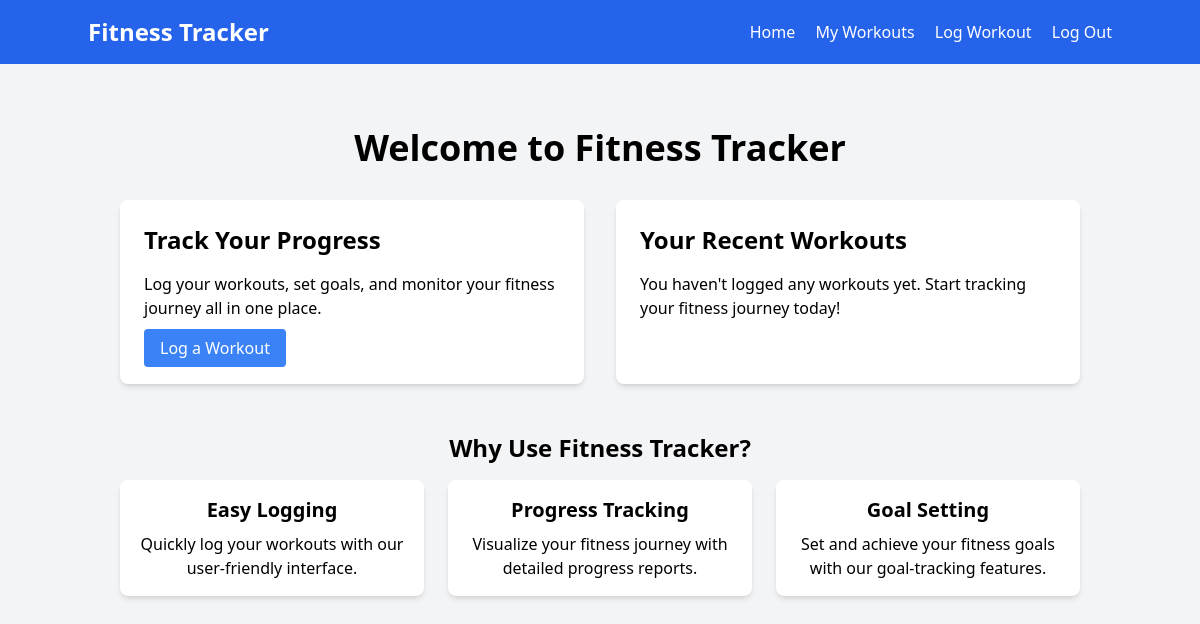
The app's page / (signed in), older data.
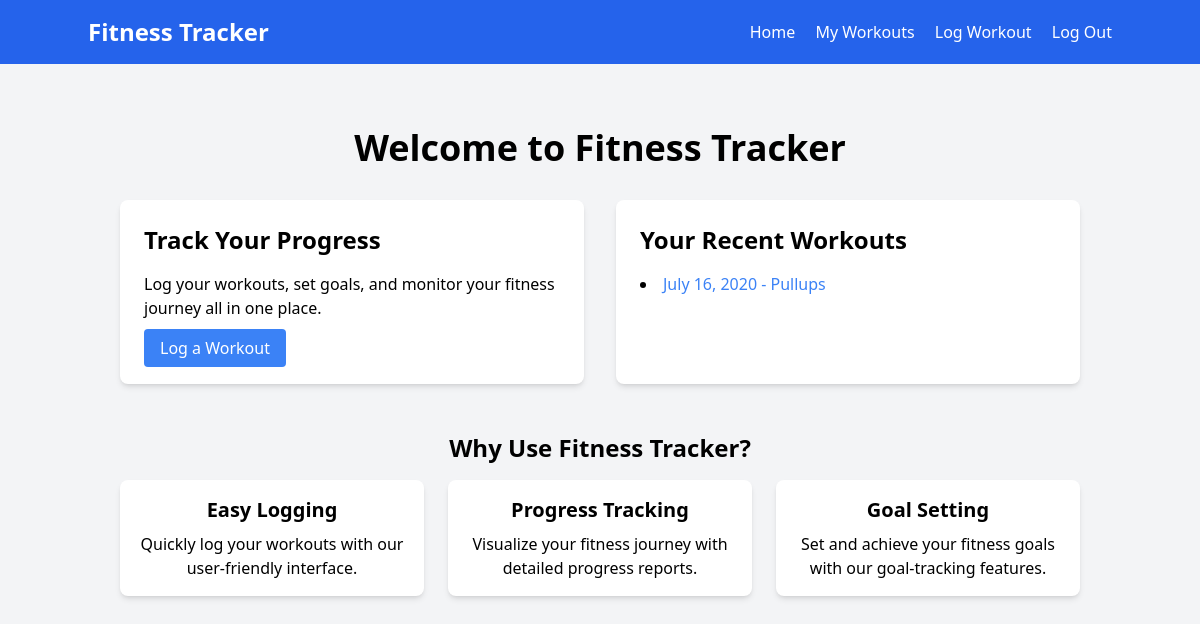
The same page, newer data.
### workouts/models.py (models this page shows, shortened)
class Workout(models.Model):
    user = models.ForeignKey(User, on_delete=models.CASCADE)
    date = models.DateField()
    notes = models.TextField(blank=True)

### workouts/views.py (the view)
# urls.py: 2. Add a URL to urlpatterns:  path('', views.home, name='home')
def home(request):
    if request.user.is_authenticated:
        recent_workouts = Workout.objects.filter(user=request.user).order_by('-date')[:5]
    else:
        recent_workouts = []
    return render(request, 'home.html', {'recent_workouts': recent_workouts})

### workouts/templates/home.html (shortened to what this page needs)
{% extends 'base.html' %}
{% block content %}
<div class="container mx-auto px-4 py-8">
    <h1 class="text-4xl font-bold mb-8 text-center">Welcome to Fitness Tracker</h1>
    <div class="grid grid-cols-1 md:grid-cols-2 gap-8">
        <div class="bg-white p-6 rounded-lg shadow-md">
            <h2 class="text-2xl font-semibold mb-4">Track Your Progress</h2>
            <p class="mb-4">Log your workouts, set goals, and monitor your fitness journey all in one place.</p>
            {% if user.is_authenticated %}
                <a href="{% url 'add_workout' %}" class="bg-blue-500 text-white px-4 py-2 rounded hover:bg-blue-600">Log a Workout</a>
            {% else %}
                <a href="{% url 'login' %}" class="bg-blue-500 text-white px-4 py-2 rounded hover:bg-blue-600">Get Started</a>
            {% endif %}
        </div>
        <div class="bg-white p-6 rounded-lg shadow-md">
            <h2 class="text-2xl font-semibold mb-4">Your Recent Workouts</h2>
            {% if user.is_authenticated %}
                {% if recent_workouts %}
                    <ul class="list-disc list-inside">
                        {% for workout in recent_workouts %}
                            <li class="mb-2">
                                <a href="{% url 'workout_detail' workout.id %}" class="text-blue-500 hover:underline">
                                    {{ workout.date|date:"F j, Y" }} - {{ workout.notes|truncatechars:30 }}
                                </a>
                            </li>
                        {% endfor %}
                    </ul>
                {% else %}
                    <p>You haven't logged any workouts yet. Start tracking your fitness journey today!</p>
                {% endif %}
            {% else %}
                <p>Log in to see your recent workouts and start tracking your progress.</p>
            {% endif %}
        </div>
    </div>
    <div class="mt-12 text-center">
        <h2 class="text-2xl font-semibold mb-4">Why Use Fitness Tracker?</h2>
        <div class="grid grid-cols-1 md:grid-cols-3 gap-6">
            <div class="bg-white p-4 rounded-lg shadow-md">
                <h3 class="text-xl font-semibold mb-2">Easy Logging</h3>
                <p>Quickly log your workouts with our user-friendly interface.</p>
            </div>
            <div class="bg-white p-4 rounded-lg shadow-md">
                <h3 class="text-xl font-semibold mb-2">Progress Tracking</h3>
                <p>Visualize your fitness journey with detailed progress reports.</p>
            </div>
            <div class="bg-white p-4 rounded-lg shadow-md">
                <h3 class="text-xl font-semibold mb-2">Goal Setting</h3>
                <p>Set and achieve your fitness goals with our goal-tracking features.</p>
            </div>
        </div>
    </div>
</div>
{% endblock %}

Row changes from the older to the newer data that the page shows:
added Workout: date "July 16, 2020", notes "Pullups"
Text that changed along with them:
text no longer shown: "You haven't logged any workouts yet. Start tracking your fitness journey today!"
